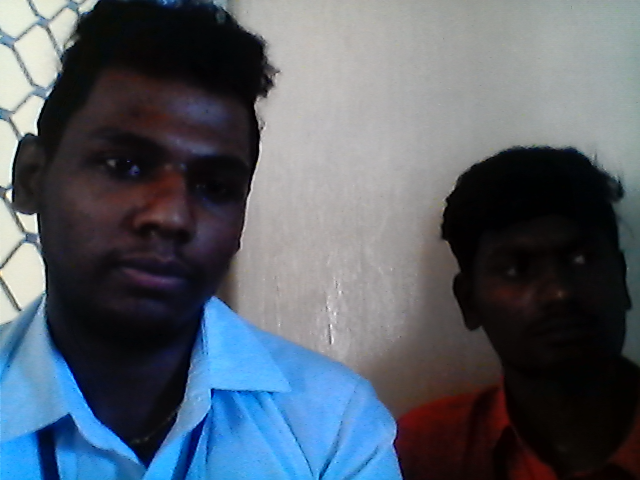
#> input picture Automacy/pythonProject2/opencv_frame_0.png, 640 x 480 px, given in place of the camera
$ python math.py
#> lines starting #> are read from the running program, lines starting #| are printed output that depends on the picture; after the words box and inside, x2 and y2 are one past the last pixel; in counts of white or black regions, pixels touching at a corner belong together
import numpy as np
import cv2
import time

cap = cv2.VideoCapture(0)
while(cap.isOpened()):

    ret, frame = cap.read()
#> frame is the input picture: shape (480, 640, 3); mean B, G, R 105.2, 94, 85.1

    gray = cv2.cvtColor(frame, cv2.COLOR_BGR2GRAY)
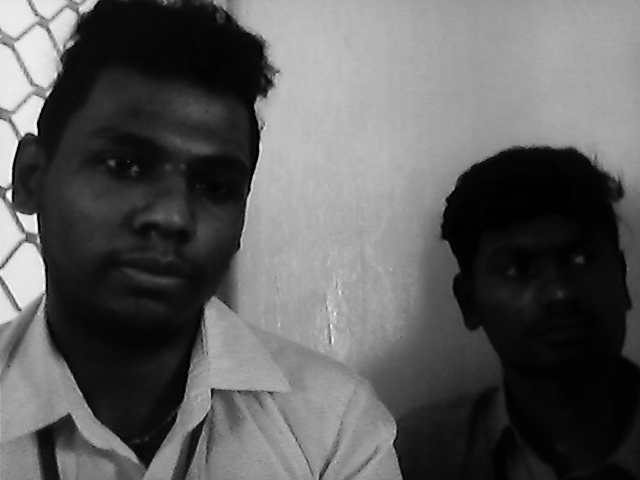
#> gray: shape (480, 640); min 0, max 253, mean 92.6

    ret, gb = cv2.threshold(gray,128,255,cv2.THRESH_BINARY)
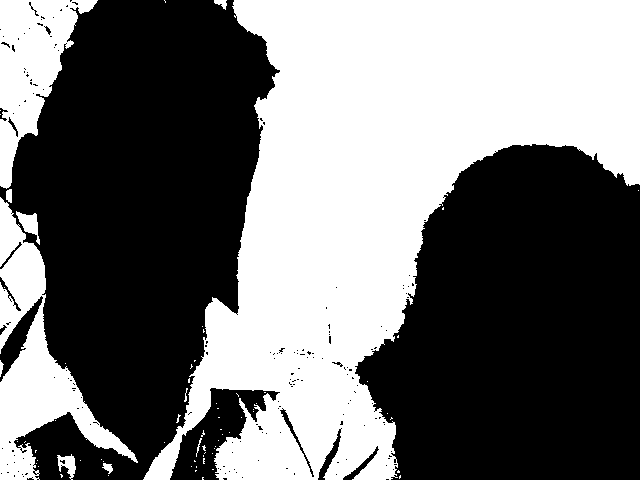
#> gb: shape (480, 640); 45.2% white; 70 white regions (59 under 20 px), largest, box (x1, y1, x2, y2) and area: (143, 0, 640, 480) 117107, (0, 197, 138, 480) 12082, (0, 0, 98, 189) 8571

    gb = cv2.bitwise_not(gb)
#> gb: shape (480, 640); 54.8% white; 70 black regions (59 under 20 px)

    contour,hier = cv2.findContours(gb,cv2.RETR_CCOMP,cv2.CHAIN_APPROX_SIMPLE)
#> contour = 264 contours, 245 with area under 20; largest, box (x1, y1, x2, y2) and area: (0, 0, 280, 480) 86111, (355, 144, 640, 480) 74978, (170, 388, 280, 480) 4004, (0, 296, 43, 382) 940, (15, 210, 41, 246) 400

    for cnt in contour:
        cv2.drawContours(gb,[cnt],0,255,-1)
#> this loop made 264 passes
#> cnt on passes 1 to 3: [[386, 479], [388, 479]], [[223, 478], [224, 479], [226, 479], [226, 478]], [[242, 477]]
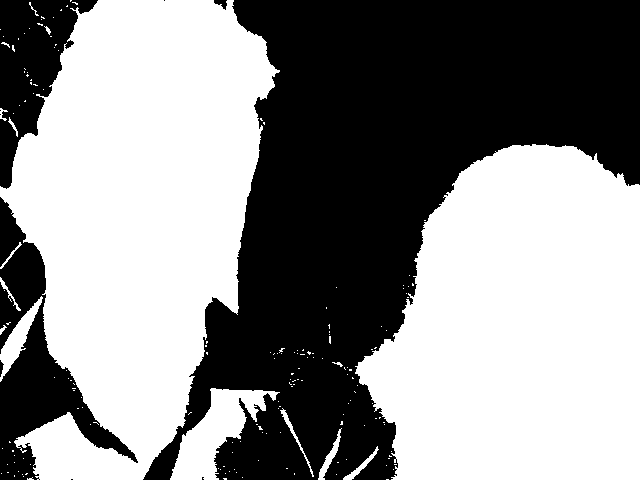
#> gb: shape (480, 640); 55.1% white; 10 black regions (5 under 20 px), largest, box (x1, y1, x2, y2) and area: (143, 0, 640, 480) 117093, (0, 197, 138, 480) 12064, (0, 0, 98, 189) 8570, (214, 0, 227, 10) 73, (0, 360, 4, 377) 37
    gray = cv2.bitwise_not(gb)

    cv2.drawContours(gray,contour,-1,(0,255,0),3)
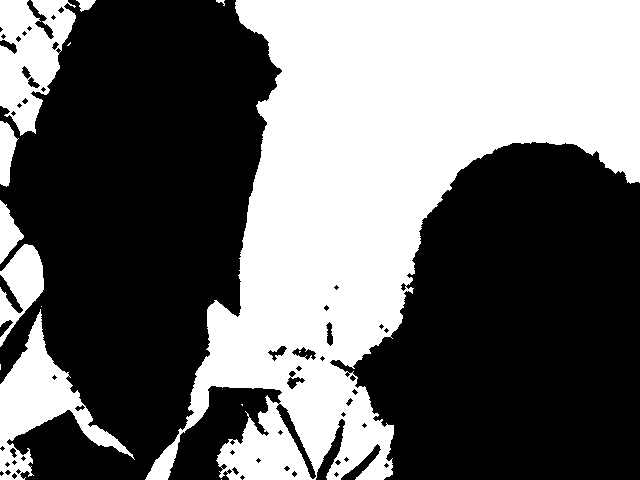
#> gray: shape (480, 640); 42% white; 14 white regions (6 under 20 px), largest, box (x1, y1, x2, y2) and area: (145, 0, 640, 480) 111882, (0, 309, 135, 480) 6875, (0, 0, 76, 136) 6305

    cv2.imshow('test', gray)

    if cv2.waitKey(1) & 0xFF == ord('q'):
#> (key q is pressed here)
        break

cap.release()
cv2.destroyAllWindows()
